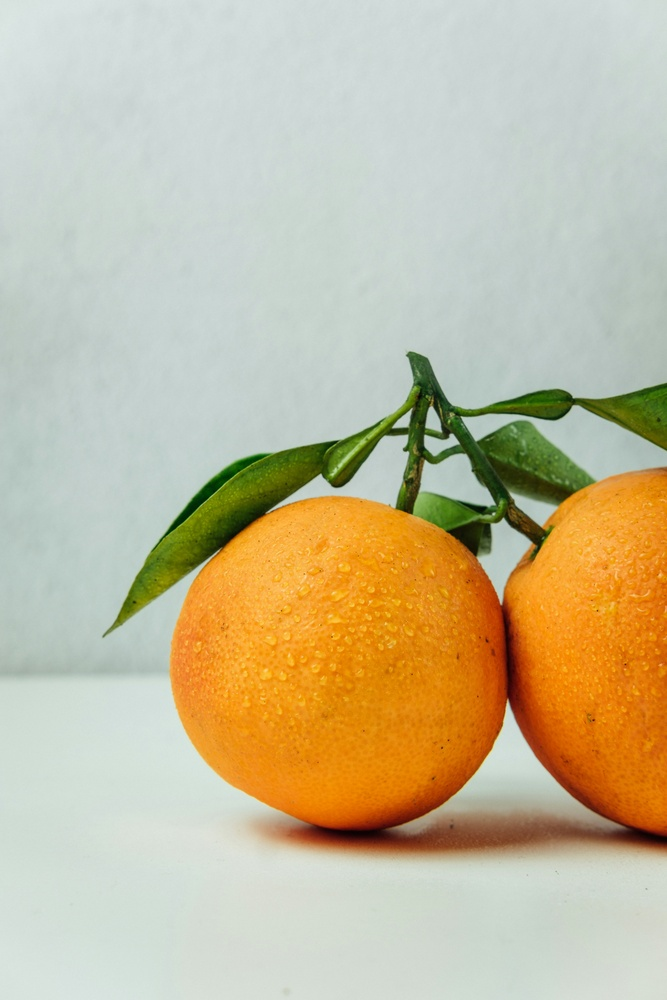
%> input picture image1.jpg, 667 x 1000 px, shrunk from 4000 x 6000 before the run
$ octave Task_7_log_transformation.m   (GNU Octave 9; MATLAB toolbox functions it lacks are replaced by stand-ins)
%> lines starting %> are read from the running program, lines starting %| are printed output that depends on the picture
clc; clear; close all;

%% Part A: Log Transformation
img = imread('image1.jpg');
%> img is the input picture: size 1000x667x3 uint8; mean R, G, B 197.6, 187.2, 156
img_gray = rgb2gray(img);
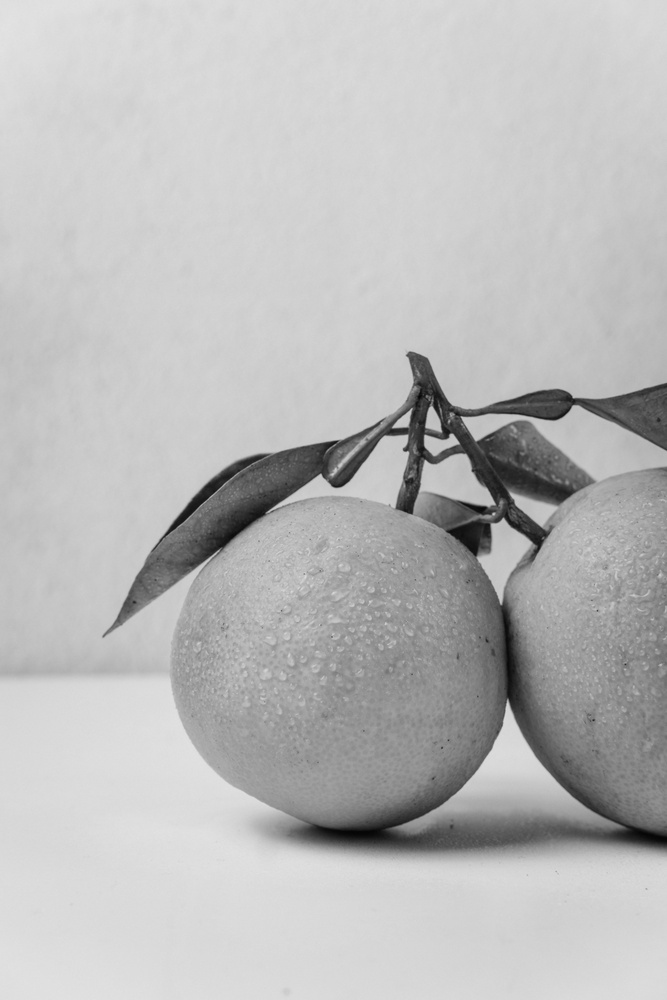
%> img_gray: size 1000x667 uint8; min 4, max 227, mean 186.7

c = 1; % Constant for log transformation
img_log = c * log(1 + double(img_gray));
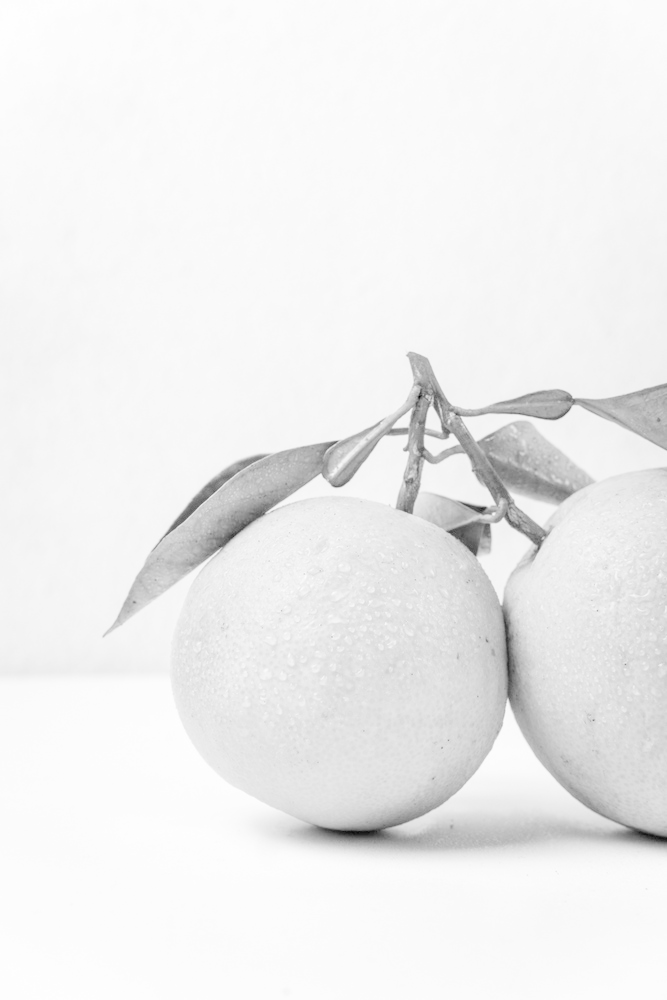
%> img_log: size 1000x667 double; min 1.61, max 5.43, mean 5.19; drawn with min black and max white

% Normalize to range [0, 1]
img_log = (img_log - min(img_log(:))) / (max(img_log(:)) - min(img_log(:)));

% Display images
figure;
subplot(1,2,1); imshow(img_gray); title('Original Grayscale');
subplot(1,2,2); imshow(img_log); title('Log Transformed Image');

%% Part B: Intensity Mapping Visualization
% Prepare original intensities (0 to 255)
intensity_in = 0:255;
% Apply log transformation to each intensity
intensity_out = c * log(1 + double(intensity_in));
% Normalize output to [0, 1]
intensity_out = (intensity_out - min(intensity_out)) / (max(intensity_out) - min(intensity_out));

% Plot input vs output intensities
figure;
plot(intensity_in, intensity_out, 'LineWidth', 2);
xlabel('Original Intensity');
ylabel('Transformed Intensity');
title('Log Transformation Mapping');
grid on;
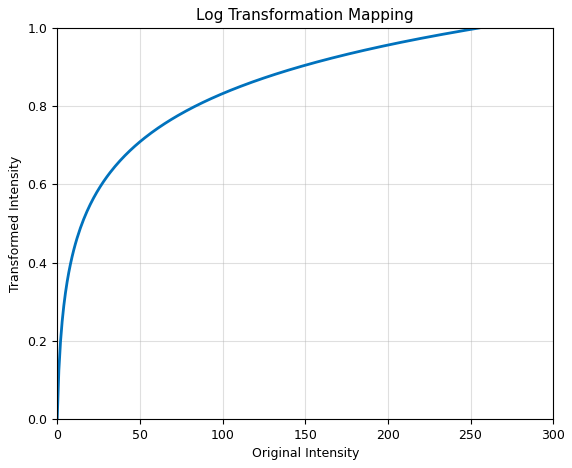
%> figure redrawn from the program's plot data; curve peaks at x = 255, y = 1

$ run again, with image2.jpg copied over image1.jpg
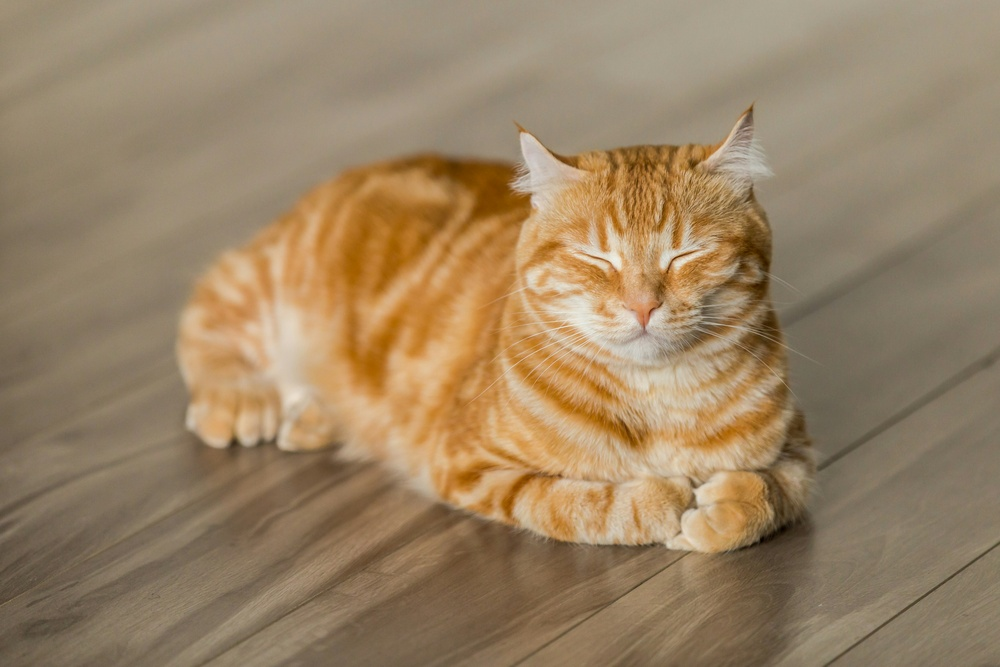
%> input picture image2.jpg, 1000 x 667 px, shrunk from 4990 x 3327 before the run
%> img is the input picture: size 667x1000x3 uint8; mean R, G, B 154.1, 130.9, 100.5
%> `img_gray = rgb2gray(img);`:
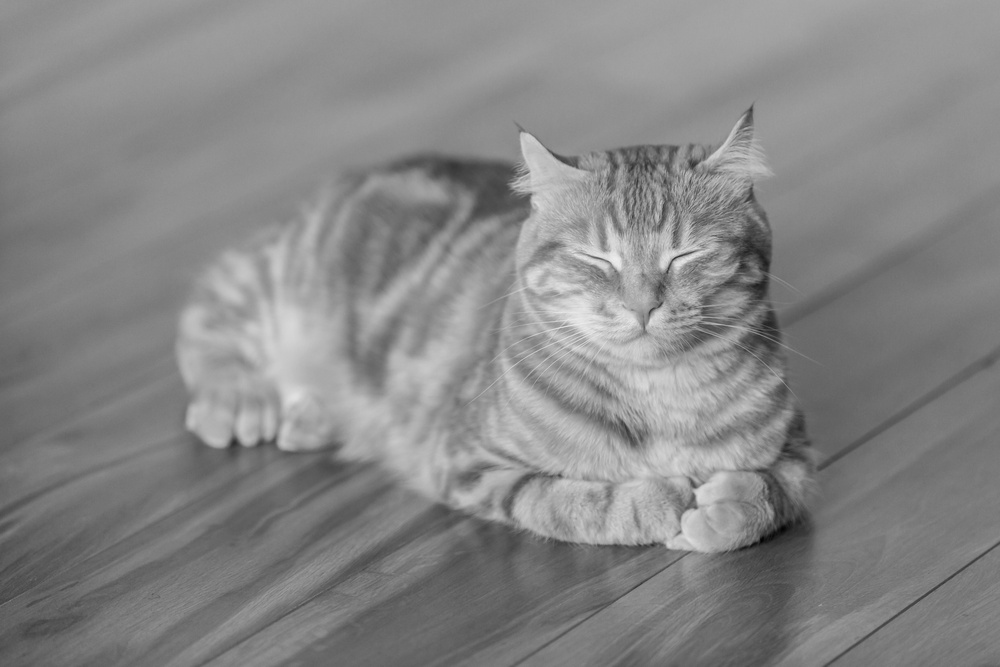
%> img_gray: size 667x1000 uint8; min 2, max 239, mean 134.4
%> `img_log = c * log(1 + double(img_gray));`:
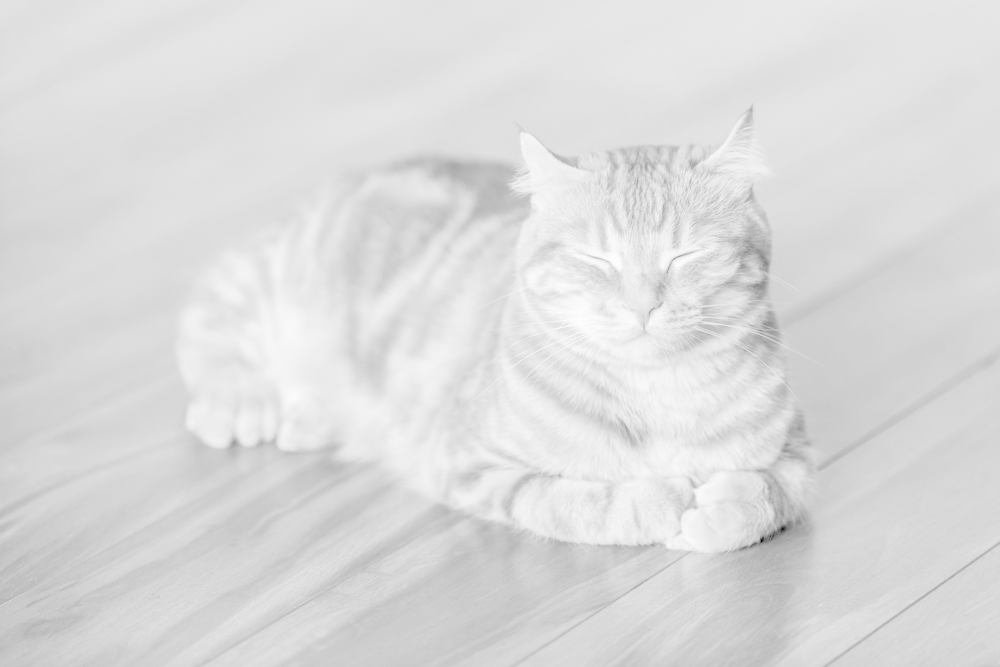
%> img_log: size 667x1000 double; min 1.1, max 5.48, mean 4.89; drawn with min black and max white
